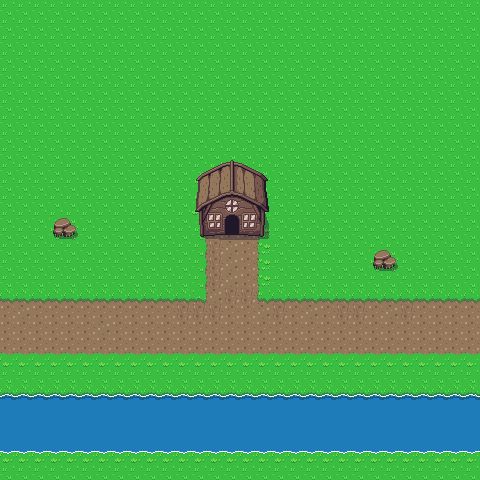

A level layout from a 2D game, rendered from its tile map. Below: a short description, then the map file with its tile-grid data intact:
An orthogonal 30x30 tile map with 16x16 px tiles, 2 tile layers (Terrain, Objects) and 3 objects.

<map version="1.8" tiledversion="1.8.2" orientation="orthogonal" renderorder="left-down" width="30" height="30" tilewidth="16" tileheight="16" infinite="0" nextlayerid="4" nextobjectid="4">
 <tileset firstgid="1" source="../Tileset/Overworld.tsx" />
 <layer id="1" name="Terrain" width="30" height="30">
  <data encoding="csv">
1,1,1,1,1,1,1,1,1,1,1,1,1,1,1,1,1,1,1,1,1,1,1,1,1,1,1,1,1,1,
1,1,1,1,1,1,1,1,1,1,1,1,1,1,1,1,1,1,1,1,1,1,1,1,1,1,1,1,1,1,
1,1,1,1,1,1,1,1,1,1,1,1,1,1,1,1,1,1,1,1,1,1,1,1,1,1,1,1,1,1,
1,1,1,1,1,1,1,1,1,1,1,1,1,1,1,1,1,1,1,1,1,1,1,1,1,1,1,1,1,1,
1,1,1,1,1,1,1,1,1,1,1,1,1,1,1,1,1,1,1,1,1,1,1,1,1,1,1,1,1,1,
1,1,1,1,1,1,1,1,1,1,1,1,1,1,1,1,1,1,1,1,1,1,1,1,1,1,1,1,1,1,
1,1,1,1,1,1,1,1,1,1,1,1,1,1,1,1,1,1,1,1,1,1,1,1,1,1,1,1,1,1,
1,1,1,1,1,1,1,1,1,1,1,1,1,1,1,1,1,1,1,1,1,1,1,1,1,1,1,1,1,1,
1,1,1,1,1,1,1,1,1,1,1,1,1,1,1,1,1,1,1,1,1,1,1,1,1,1,1,1,1,1,
1,1,1,1,1,1,1,1,1,1,1,1,1,1,1,1,1,1,1,1,1,1,1,1,1,1,1,1,1,1,
1,1,1,1,1,1,1,1,1,1,1,1,1,1,1,1,1,1,1,1,1,1,1,1,1,1,1,1,1,1,
1,1,1,1,1,1,1,1,1,1,1,1,1,1,1,1,1,1,1,1,1,1,1,1,1,1,1,1,1,1,
1,1,1,1,1,1,1,1,1,1,1,1,1,1,1,1,1,1,1,1,1,1,1,1,1,1,1,1,1,1,
1,1,1,1,1,1,1,1,1,1,1,1,1161,1162,1162,1162,362,1,1,1,1,1,1,1,1,1,1,1,1,1,
1,1,1,1,1,1,1,1,1,1,1,1,1201,1283,1283,1283,1203,1,1,1,1,1,1,1,1,1,1,1,1,1,
1,1,1,1,1,1,1,1,1,1,1,1,1201,1402,1202,1283,1203,1,1,1,1,1,1,1,1,1,1,1,1,1,
1,1,1,1,1,1,1,1,1,1,1,1,1201,1402,1202,1283,1203,1,1,1,1,1,1,1,1,1,1,1,1,1,
1,1,1,1,1,1,1,1,1,1,1,1,1201,1402,1202,1283,1203,1,1,1,1,1,1,1,1,1,1,1,1,1,
1162,1162,1162,1162,1162,1162,1162,1162,1162,1162,1162,1162,1322,1202,1402,1402,1321,1162,1162,1162,1162,1162,1162,1162,1162,1162,1162,1162,1162,1162,
1283,1202,1283,1283,1283,1283,1283,1283,1283,1283,1283,1402,1402,1402,1283,1283,1202,1402,1283,1202,1283,1402,1402,1283,1202,1402,1283,1283,1283,1283,
1283,1283,1283,1283,1283,1283,1202,1283,1283,1283,1283,1283,1283,1283,1283,1283,1283,1283,1283,1283,1283,1283,1283,1283,1283,1283,1283,1283,1283,1283,
1283,1283,1283,1283,1283,1283,1283,1283,1283,1283,1283,1283,1283,1283,1283,1283,1283,1283,1283,1283,1283,1283,1283,1283,1283,1283,1283,1283,1283,1283,
1242,1242,1242,1242,1242,1242,1242,1242,1242,1242,1242,1242,1242,1242,1242,1242,1242,1242,1242,1242,1242,1242,1242,1242,1242,1242,1242,1242,1242,1242,
1,1,1,1,1,1,1,1,1,1,1,1,1,1,1,1,1,1,1,1,1,1,1,1,1,1,1,1,1,1,
244,244,244,244,244,244,244,244,244,244,244,244,244,244,244,244,244,244,244,244,244,244,244,244,244,244,244,244,244,244,
284,284,284,284,284,284,284,284,284,284,284,284,284,284,284,284,284,284,284,284,284,284,284,284,284,284,284,284,284,284,
284,284,284,284,284,284,284,284,284,284,284,284,284,284,284,284,284,284,284,284,284,284,284,284,284,284,284,284,284,284,
284,284,284,284,284,284,284,284,284,284,284,284,284,284,284,284,284,284,284,284,284,284,284,284,284,284,284,284,284,284,
324,324,324,324,324,324,324,324,324,324,324,324,324,324,324,324,324,324,324,324,324,324,324,324,324,324,324,324,324,324,
1,1,1,1,1,1,1,1,1,1,1,1,1,1,1,1,1,1,1,1,1,1,1,1,1,1,1,1,1,1
</data>
 </layer>
 <layer id="2" name="Objects" width="30" height="30">
  <properties>
   <property name="unity:SortingLayer" value="Player" />
  </properties>
  <data encoding="csv">
0,0,0,0,0,0,0,0,0,0,0,0,0,0,0,0,0,0,0,0,0,0,0,0,0,0,0,0,0,0,
0,0,0,0,0,0,0,0,0,0,0,0,0,0,0,0,0,0,0,0,0,0,0,0,0,0,0,0,0,0,
0,0,0,0,0,0,0,0,0,0,0,0,0,0,0,0,0,0,0,0,0,0,0,0,0,0,0,0,0,0,
0,0,0,0,0,0,0,0,0,0,0,0,0,0,0,0,0,0,0,0,0,0,0,0,0,0,0,0,0,0,
0,0,0,0,0,0,0,0,0,0,0,0,0,0,0,0,0,0,0,0,0,0,0,0,0,0,0,0,0,0,
0,0,0,0,0,0,0,0,0,0,0,0,0,0,0,0,0,0,0,0,0,0,0,0,0,0,0,0,0,0,
0,0,0,0,0,0,0,0,0,0,0,0,0,0,0,0,0,0,0,0,0,0,0,0,0,0,0,0,0,0,
0,0,0,0,0,0,0,0,0,0,0,0,0,0,0,0,0,0,0,0,0,0,0,0,0,0,0,0,0,0,
0,0,0,0,0,0,0,0,0,0,0,0,0,0,0,0,0,0,0,0,0,0,0,0,0,0,0,0,0,0,
0,0,0,0,0,0,0,0,0,0,0,0,0,0,0,0,0,0,0,0,0,0,0,0,0,0,0,0,0,0,
0,0,0,0,0,0,0,0,0,0,0,0,7,8,9,10,11,0,0,0,0,0,0,0,0,0,0,0,0,0,
0,0,0,0,0,0,0,0,0,0,0,0,47,48,49,50,51,0,0,0,0,0,0,0,0,0,0,0,0,0,
0,0,0,0,0,0,0,0,0,0,0,0,87,88,89,90,91,0,0,0,0,0,0,0,0,0,0,0,0,0,
0,0,0,45,46,0,0,0,0,0,0,0,127,128,129,130,131,0,0,0,0,0,0,0,0,0,0,0,0,0,
0,0,0,85,86,0,0,0,0,0,0,0,167,168,169,170,171,0,0,0,0,0,0,0,0,0,0,0,0,0,
0,0,0,0,0,0,0,0,0,0,0,0,0,0,0,0,0,0,0,0,0,0,0,45,46,0,0,0,0,0,
0,0,0,0,0,0,0,0,0,0,0,0,0,0,0,0,0,0,0,0,0,0,0,85,86,0,0,0,0,0,
0,0,0,0,0,0,0,0,0,0,0,0,0,0,0,0,0,0,0,0,0,0,0,0,0,0,0,0,0,0,
0,0,0,0,0,0,0,0,0,0,0,0,0,0,0,0,0,0,0,0,0,0,0,0,0,0,0,0,0,0,
0,0,0,0,0,0,0,0,0,0,0,0,0,0,0,0,0,0,0,0,0,0,0,0,0,0,0,0,0,0,
0,0,0,0,0,0,0,0,0,0,0,0,0,0,0,0,0,0,0,0,0,0,0,0,0,0,0,0,0,0,
0,0,0,0,0,0,0,0,0,0,0,0,0,0,0,0,0,0,0,0,0,0,0,0,0,0,0,0,0,0,
0,0,0,0,0,0,0,0,0,0,0,0,0,0,0,0,0,0,0,0,0,0,0,0,0,0,0,0,0,0,
0,0,0,0,0,0,0,0,0,0,0,0,0,0,0,0,0,0,0,0,0,0,0,0,0,0,0,0,0,0,
0,0,0,0,0,0,0,0,0,0,0,0,0,0,0,0,0,0,0,0,0,0,0,0,0,0,0,0,0,0,
0,0,0,0,0,0,0,0,0,0,0,0,0,0,0,0,0,0,0,0,0,0,0,0,0,0,0,0,0,0,
0,0,0,0,0,0,0,0,0,0,0,0,0,0,0,0,0,0,0,0,0,0,0,0,0,0,0,0,0,0,
0,0,0,0,0,0,0,0,0,0,0,0,0,0,0,0,0,0,0,0,0,0,0,0,0,0,0,0,0,0,
0,0,0,0,0,0,0,0,0,0,0,0,0,0,0,0,0,0,0,0,0,0,0,0,0,0,0,0,0,0,
0,0,0,0,0,0,0,0,0,0,0,0,0,0,0,0,0,0,0,0,0,0,0,0,0,0,0,0,0,0
</data>
 </layer>
 <objectgroup id="3" name="CollisionMask">
  <object id="1" x="225" y="235.5">
   <polygon points="0,0 0,-14.5 13.75,-14.25 13.5,0.5 39,1 39.75,-23 44.25,-23.25 43.25,-60.5 7.75,-75.75 -28.75,-56 -31,-25.25 -26.25,-23.75 -25.5,0.75" />
  </object>
  <object id="2" x="53.6364" y="224.545" width="23.6364" height="13.2727" />
  <object id="3" x="370.545" y="256.545" width="27.2727" height="14" />
 </objectgroup>
</map>
